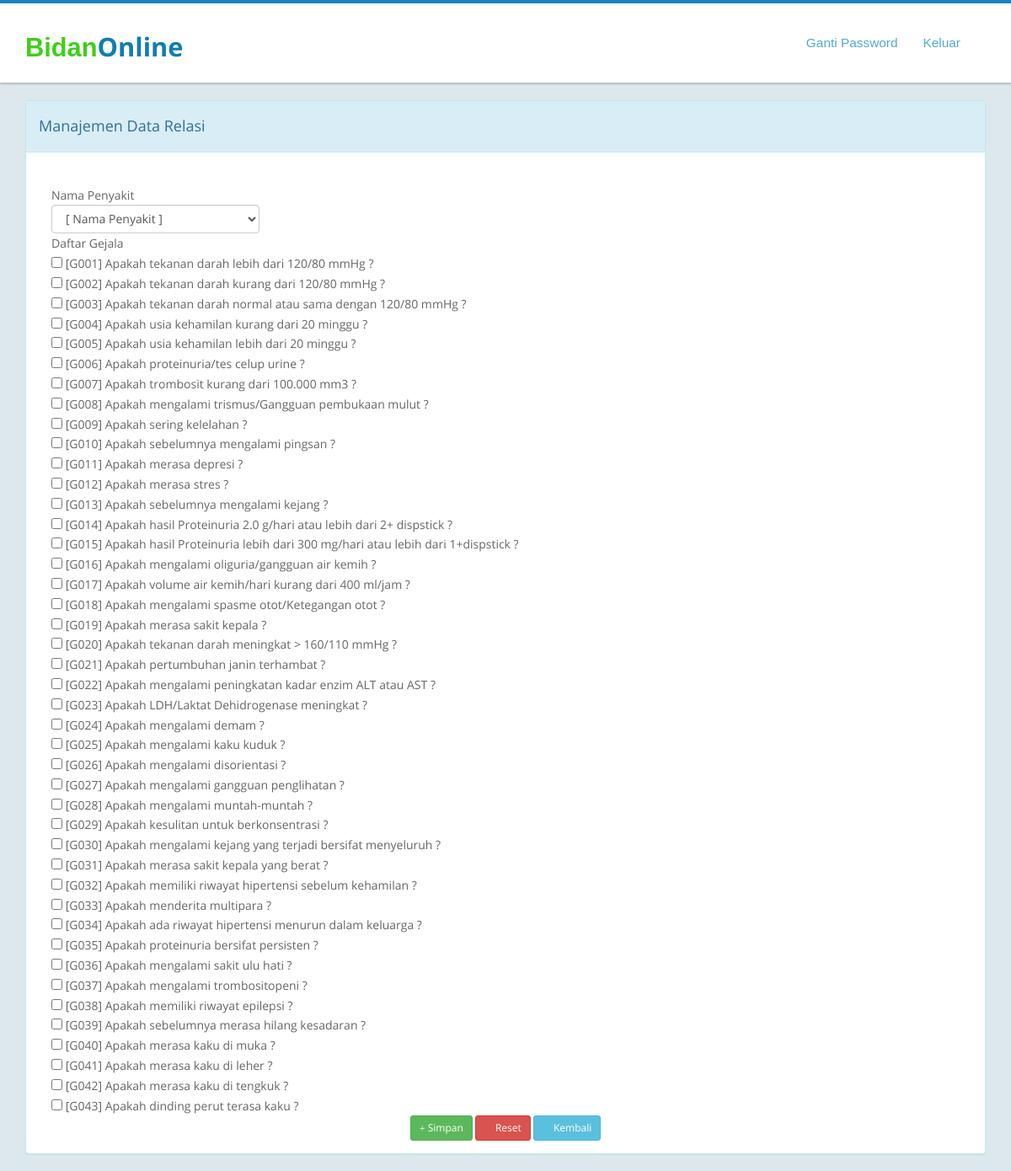
The app's page /admin/relasi.php?act=relasi (signed in) with its own data.
### tables this page shows
CREATE TABLE `gejala` (
  `kode_gejala` varchar(4) NOT NULL,
  `nama_gejala` varchar(100) NOT NULL,
  `kode_induk_ya` varchar(4) NOT NULL,
  `kode_induk_tidak` varchar(4) NOT NULL DEFAULT '0'
);

### admin/relasi.php (the view, shortened to what this page needs)
<?php
    require '../view/header.php';
    require 'navbar.php';
?>
<?php
$act = $_GET['act'];
if($act=="relasi"){
@$kode_penyakit = $_GET['kode_penyakit'];
?>
<br />
<br />
<br />
<div class="container">
    <div class="panel panel-info">
        <div class="panel-heading"><h4>Manajemen Data Relasi</h4></div>
            <div class="panel-body">
                <form method="post" action="?act=simpanrelasi">
                    <table cellpadding="5" width="100%">
  <tr>
    <td class="subtitle"><div class="col-md-3">Nama Penyakit</div></td>
  </tr>
  <tr>
    <td><div class="col-md-3">
      <select class="form-control" name="jumpMenu" id="jumpMenu" onChange="MM_jumpMenu('parent',this,0)">
        <option value="?act=relasi&kode_penyakit" selected="selected">[ Nama Penyakit ]</option>
        <?php
				$qryp = mysql_query("SELECT * FROM penyakit");
				while($datap = mysql_fetch_array($qryp)){
					if($datap['kode_penyakit']==$kode_penyakit){
						$cek = "selected";
					}
					else{
						$cek = "";
					}
				}
				?>
      </select></div>
      <input type="hidden" name="kode_penyakit" value="<?php echo $kode_penyakit;?>" /></td>
    </tr>
    <br>
  <tr>
    <td class="subtitle"><div class="col-md-3">Daftar Gejala</div></td>
  </tr>
	<?php
  $qry = mysql_query("SELECT * FROM gejala ORDER BY kode_gejala");
	while ($data=mysql_fetch_array($qry)){
		$qryr = mysql_query("SELECT * FROM relasi_penyakit_gejala WHERE kode_penyakit='$kode_penyakit' AND kode_gejala='$data[kode_gejala]'");
		$cocok = mysql_num_rows($qryr);
		if($cocok==1){
			$cek = "checked";
		}
		else{
			$cek = "";
		}
	?>
  <tr>
    <td><div class="col-md-8"><input type="checkbox" name="cekgejala[]" value="<?php echo $data['kode_gejala'];?>" <?php echo $cek;?> />&nbsp;<?php echo "[".$data['kode_gejala']."]&nbsp;".$data['nama_gejala'];?></div></td>
    </tr>
  <?php }?>
    <tr>
        <td align="center" class="judul">
            <button type="submit" name="simpan" value="Simpan" onclick="return confirm('Apakah anda yakin data relasi ini akan disimpan?')" class="btn btn-success btn-sm" data-toggle="tooltip"  data-placement="top" title="Simpan"><span class="glyphicon glyphicon-plus"></span> Simpan</button>
            <Button type="reset" class="btn btn-danger btn-sm" data-toggle="tooltip"  data-placement="top" title="Reset"><span class="glyphicon glyphicon-refresh"></span> Reset</Button>
            <a href="index.php" class="btn btn-info btn-sm" data-toggle="tooltip"  data-placement="top" title="kembali"><span class="glyphicon glyphicon-chevron-left"></span> Kembali</Button>
        </td>
    </tr>
</table>
</form>
</div>
<?php
}
?>

### view/header.php (shortened to what this page needs)
<!doctype html>
<html lang="en-gb" class="no-js">
<head>
<link href="http://localhost/master/css/bootstrap.min.css" rel="stylesheet" id="bootstrap-css">
<link rel="stylesheet" type="text/css" href="http://localhost/master/css/isotope.css" media="screen" />
<link rel="stylesheet" href="http://localhost/master/js/fancybox/jquery.fancybox.css" type="text/css" media="screen" />
<link href="http://localhost/master/css/animate.css" rel="stylesheet" media="screen">
<link href="http://localhost/master/flexslider/flexslider.css" rel="stylesheet" />
<link href="http://localhost/master/js/owl-carousel/owl.carousel.css" rel="stylesheet">
<link rel="stylesheet" href="http://localhost/master/css/styles.css" />
<link href="http://localhost/master/css/font-awesome.min.css" rel="stylesheet">
</head>

### admin/navbar.php (shortened to what this page needs)
<?php $username = $_SESSION['SESS_USERNAME'];?>
<br />
<br />
<body>
<header class="header">
  <div class="container">
    <nav class="navbar navbar-inverse" role="navigation">
      <div class="navbar-header">
        <a href="http://localhost/master/admin/index.php" class="navbar-brand scroll-top logo  animated bounceInLeft"><b>Bidan<i>Online</i></b></a> </div>
      <div id="main-nav" class="collapse navbar-collapse">
        <ul class="nav navbar-nav" id="mainNav">
          <li><a href="ubahpass.php?act=ubahpass&user=<?php echo $username;?>" class="scroll-link">Ganti Password</a></li>
          <li><a href="../controller/keluar.php" class="scroll-link">Keluar</a></li>
        </ul>
      </div>
    </nav>
  </div>
</header>

### css/styles.css (style rules this page uses)
* { margin: 0; padding: 0; font-family: 'Open Sans', sans-serif; }
body { height: 100%; font-family: 'Open Sans', sans-serif; font-size: 14px; line-height: 1.7; color: #666666; -webkit-font-smoothing: antialiased; -webkit-text-size-adjust: 100%; background: #fff; transition: all 0.3s linear; -webkit-transition: all 0.3s linear; -moz-transition: all 0.3s linear; -o-transition: all 0.3s linear; }
h1, h2, h3, h4, h5, h6 { font-family:36px 'Open Sans', sans-serif; }
.animated { animation-duration: 1s; -webkit-animation-delay: 0s; animation-delay: 0s; }
a { color: #27AFD3; text-decoration: none; text-shadow: none; -webkit-transition: all 0.2s linear; -moz-transition: all 0.2s linear; -ms-transition: all 0.2s linear; -o-transition: all 0.2s linear; transition: all 0.2s linear; }
.header { position: fixed; width: 100%; z-index: 50; border-radius: 0; top: 0px; background: rgba(255, 255, 255, 1); ; padding: 12px 0; border-top: 4px solid #1C7FBE; box-shadow: 0px 2px 2px rgba(0, 0, 0, 0.19) !important; }
.navbar-inverse { background: transparent; }
.header .navbar-brand { float: left; padding: 22px 15px; line-height: 18px; height: 50px; }
.navbar-brand b { color: #3ECF19; font-family: 'Oswald', sans-serif; font-weight: 900; }
.navbar-brand b i { color: #117DAD; font-style: normal; }
.logo { font-size: 2.2em; text-shadow: none; margin: 8px 0 0 0; }
.header .navbar { margin: 0; background: transparent; border: 0; }
.navbar-inverse .navbar-nav > li > a { color: #00577D; font-size: 1.2em; line-height: normal; margin: 17px; padding: 6px 0px !important; border-radius: 5px; font-family: 'Oswald', sans-serif; font-weight: 400; }
.header .navbar-nav > li > a { padding: 25px 18px; }
.btn { font-weight: 200; }
body { margin: 0; font-family: Arial, sans-serif; background: #DCE8EC; }
@media (min-width: 768px) { .header .navbar-brand { padding-left: 0; } }
@media (min-width: 768px) { .navbar-nav { float: right; } }
@media (min-width: 768px) { .navbar-inverse .navbar-nav > li > a { color: #52A8CF; font-size: 1.1em; padding: 6px 14px !important; border-radius: 5px; margin: 19px 0px; border: 1px solid transparent; } }

### records on screen
gejala: kode_gejala "G001", nama_gejala "Apakah tekanan darah lebih dari 120/80 mmHg ?"
gejala: kode_gejala "G002", nama_gejala "Apakah tekanan darah kurang dari 120/80 mmHg ?"
gejala: kode_gejala "G003", nama_gejala "Apakah tekanan darah normal atau sama dengan 120/80 mmHg ?"
gejala: kode_gejala "G004", nama_gejala "Apakah usia kehamilan kurang dari 20 minggu ?"
gejala: kode_gejala "G005", nama_gejala "Apakah usia kehamilan lebih dari 20 minggu ?"
gejala: kode_gejala "G006", nama_gejala "Apakah proteinuria/tes celup urine ?"
gejala: kode_gejala "G007", nama_gejala "Apakah trombosit kurang dari 100.000 mm3 ?"
gejala: kode_gejala "G008", nama_gejala "Apakah mengalami trismus/Gangguan pembukaan mulut ?"
gejala: kode_gejala "G009", nama_gejala "Apakah sering kelelahan ?"
gejala: kode_gejala "G010", nama_gejala "Apakah sebelumnya mengalami pingsan ?"
gejala: kode_gejala "G011", nama_gejala "Apakah merasa depresi ?"
gejala: kode_gejala "G012", nama_gejala "Apakah merasa stres ?"
gejala: kode_gejala "G013", nama_gejala "Apakah sebelumnya mengalami kejang ?"
gejala: kode_gejala "G014", nama_gejala "Apakah hasil Proteinuria 2.0 g/hari atau lebih dari 2+ dispstick ?"
gejala: kode_gejala "G015", nama_gejala "Apakah hasil Proteinuria lebih dari 300 mg/hari atau lebih dari 1+dispstick ?"
gejala: kode_gejala "G016", nama_gejala "Apakah mengalami oliguria/gangguan air kemih ?"
gejala: kode_gejala "G017", nama_gejala "Apakah volume air kemih/hari kurang dari 400 ml/jam ?"
gejala: kode_gejala "G018", nama_gejala "Apakah mengalami spasme otot/Ketegangan otot ?"
gejala: kode_gejala "G019", nama_gejala "Apakah merasa sakit kepala ?"
gejala: kode_gejala "G020", nama_gejala "Apakah tekanan darah meningkat > 160/110 mmHg ?"
gejala: kode_gejala "G021", nama_gejala "Apakah pertumbuhan janin terhambat ?"
gejala: kode_gejala "G022", nama_gejala "Apakah mengalami peningkatan kadar enzim ALT atau AST ?"
gejala: kode_gejala "G023", nama_gejala "Apakah LDH/Laktat Dehidrogenase meningkat ?"
gejala: kode_gejala "G024", nama_gejala "Apakah mengalami demam ?"
gejala: kode_gejala "G025", nama_gejala "Apakah mengalami kaku kuduk ?"
gejala: kode_gejala "G026", nama_gejala "Apakah mengalami disorientasi ?"
gejala: kode_gejala "G027", nama_gejala "Apakah mengalami gangguan penglihatan ?"
gejala: kode_gejala "G028", nama_gejala "Apakah mengalami muntah-muntah ?"
gejala: kode_gejala "G029", nama_gejala "Apakah kesulitan untuk berkonsentrasi ?"
gejala: kode_gejala "G030", nama_gejala "Apakah mengalami kejang yang terjadi bersifat menyeluruh ?"
gejala: kode_gejala "G031", nama_gejala "Apakah merasa sakit kepala yang berat ?"
gejala: kode_gejala "G032", nama_gejala "Apakah memiliki riwayat hipertensi sebelum kehamilan ?"
gejala: kode_gejala "G033", nama_gejala "Apakah menderita multipara ?"
gejala: kode_gejala "G034", nama_gejala "Apakah ada riwayat hipertensi menurun dalam keluarga ?"
gejala: kode_gejala "G035", nama_gejala "Apakah proteinuria bersifat persisten ?"
gejala: kode_gejala "G036", nama_gejala "Apakah mengalami sakit ulu hati ?"
gejala: kode_gejala "G037", nama_gejala "Apakah mengalami trombositopeni ?"
gejala: kode_gejala "G038", nama_gejala "Apakah memiliki riwayat epilepsi ?"
gejala: kode_gejala "G039", nama_gejala "Apakah sebelumnya merasa hilang kesadaran ?"
gejala: kode_gejala "G040", nama_gejala "Apakah merasa kaku di muka ?"
gejala: kode_gejala "G041", nama_gejala "Apakah merasa kaku di leher ?"
gejala: kode_gejala "G042", nama_gejala "Apakah merasa kaku di tengkuk ?"
gejala: kode_gejala "G043", nama_gejala "Apakah dinding perut terasa kaku ?"
